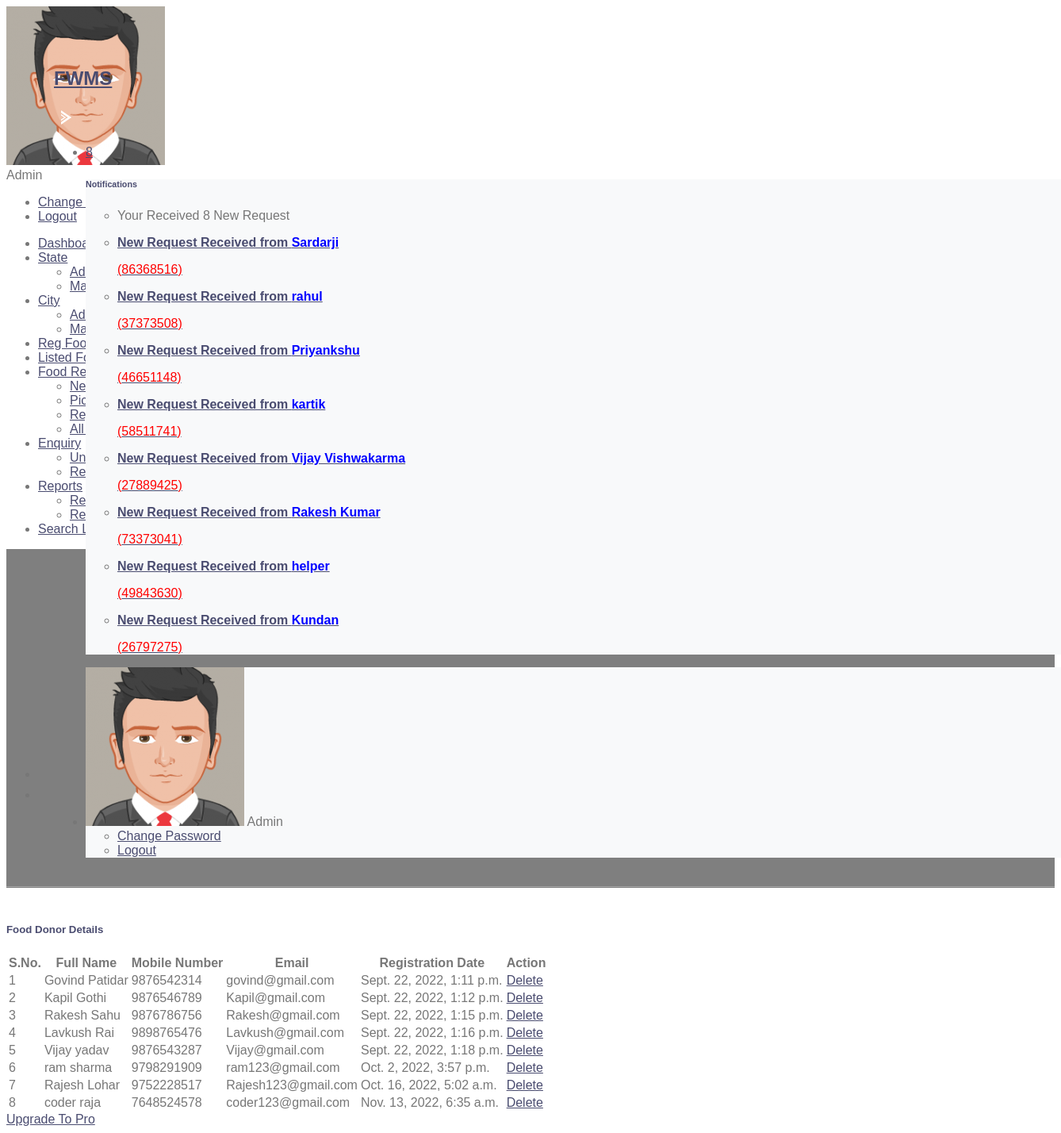
Page /regFoodDonor (signed in) on the committed database.
### foodwaste/models.py (models this page shows, shortened)
class Foodrequests(models.Model):
    food = models.ForeignKey(Food, on_delete=models.CASCADE, null=True)
    requestNumber = models.CharField(max_length=150, null=True)
    fullName = models.CharField(max_length=250, null=True)
    mobileNumber = models.CharField(max_length=15, null=True)
    message = models.CharField(max_length=350, null=True)
    requestDate = models.DateTimeField(auto_now_add=True)
    status = models.CharField(max_length=50, null=True) #tobc
    donorRemark = models.CharField(max_length=250, null=True)
    requestCompletionDate = models.DateField(null=True)

class Donor(models.Model):
    user = models.ForeignKey(User, on_delete=models.CASCADE, null=True)
    MobileNumber = models.CharField(max_length=100, null=True)
    RegDate = models.DateTimeField(auto_now_add=True)

### foodwaste/views.py (the view)
# urls.py: path('regFoodDonor', regFoodDonor, name='regFoodDonor'),
def regFoodDonor(request):
    if not request.user.is_authenticated:
        return redirect('admin_login')
    donor = Donor.objects.all()
    return render(request, 'admin/regFoodDonor.html', locals())

### foodwaste/templatetags/custom_tag.py (called while the page is built)
@register.filter(name = 'notification')
def notification(obj):
    foodrequest  = Foodrequests.objects.filter(status=None)
    return foodrequest

@register.simple_tag()
def notificationcount(*args, **kwargs):
    foodrequestcount  = Foodrequests.objects.filter(status=None).count()
    return foodrequestcount

### foodwaste/templates/admin/regFoodDonor.html (shortened to what this page needs)
{% extends 'admin_base.html' %}
{% load static %}
{% block main %}
<section class="pcoded-main-container">
    <div class="pcoded-content">
        <div class="page-header">
            <div class="page-block">
                <div class="row align-items-center">
                    <div class="col-md-12">
                        <div class="page-header-title">
                            <h5 class="m-b-10">Reg. Food Donor</h5>
                        </div>
                        <ul class="breadcrumb">
                            <li class="breadcrumb-item"><a href="{% url 'dashboard' %}"></a></li>
                            <li class="breadcrumb-item"><a href="">Reg. Food Donor</a></li>
                        </ul>
                    </div>
                </div>
            </div>
        </div>
        <div class="row">
            <div class="col-md-12">
                <div class="card">
                    <div class="card-header">
                        <h5>Food Donor Details</h5>
                    </div>
                    <div class="card-body table-border-style">
                        <div class="table-responsive">
                            <table class="table">
                                <thead>
                                <tr>
                                    <th class="ml-5">S.No.</th>
                                    <th>Full Name</th>
                                    <th>Mobile Number</th>
                                    <th>Email</th>
                                    <th>Registration Date</th>
                                    <th>Action</th>
                                </tr>
                                </thead>
                                <tbody>
                                {% for i in donor %}
                                <tr>
                                    <td>{{forloop.counter}}</td>
                                    <td>{{i.user.first_name}} {{i.user.last_name}}</td>
                                    <td>{{i.MobileNumber}}</td>
                                    <td>{{i.user.username}}</td>
                                    <td>{{i.RegDate}}</td>
                                    <td><a href="{% url 'deleteDonor' i.id %}" class="text-danger" onclick="return confirm('Are You Sure?')">Delete</a></td>
                                </tr>
                                {% endfor %}
                                </tbody>
                            </table>
                        </div>
                    </div>
                </div>
            </div>
        </div>
    </div>
</section>
{% endblock %}

### foodwaste/templates/admin_base.html (shortened to what this page needs)
{% load static %}
{% load custom_tag %}
<!DOCTYPE html>
<html lang="en">
<head>
    <link rel="stylesheet" href="{% static 'assets/css/style.css' %}">
</head>
<body class="">
<nav class="pcoded-navbar  ">
    <div class="navbar-wrapper  ">
        <div class="navbar-content scroll-div ">
            <div class="">
                <div class="main-menu-header">
                    <img class="img-radius" src="{% static 'assets/images/user/avatar-2.png' %}" alt="User-Profile-Image">
                    <div class="user-details">
                        <div id="more-details">Admin</div>
                    </div>
                </div>
                <div class="collapse" id="nav-user-link">
                    <ul class="list-unstyled">
                        <li class="list-group-item"><a href="{% url 'changePassword' %}">Change Password</a>
                        </li>
                        <li class="list-group-item"><a href="/logout">Logout</a></li>
                    </ul>
                </div>
            </div>
            <ul class="nav pcoded-inner-navbar ">
                <li class="nav-item">
                    <a href="{% url 'dashboard' %}" class="nav-link "><span class="pcoded-micon"></span><span
                            class="pcoded-mtext">Dashboard</span></a>
                </li>
                <li class="nav-item pcoded-hasmenu">
                    <a href="#" class="nav-link "><span class="pcoded-micon"></span><span
                            class="pcoded-mtext">State</span></a>
                    <ul class="pcoded-submenu">
                        <li><a href="{% url 'addState' %}">Add State</a></li>
                        <li><a href="{% url 'manageState' %}">Manage State</a></li>
                    </ul>
                </li>
                <li class="nav-item pcoded-hasmenu">
                    <a href="#" class="nav-link "><span class="pcoded-micon"></span><span
                            class="pcoded-mtext">City</span></a>
                    <ul class="pcoded-submenu">
                        <li><a href="{% url 'addCity' %}">Add City</a></li>
                        <li><a href="{% url 'manageCity' %}">Manage City</a></li>
                    </ul>
                </li>
                <li class="nav-item">
                    <a href="{% url 'regFoodDonor' %}" class="nav-link "><span class="pcoded-mtext">Reg Food Donor</span></a>
                </li>
                <li class="nav-item">
                    <a href="{% url 'listedFood' %}" class="nav-link "><span class="pcoded-mtext">Listed Food</span></a>
                </li>
                <li class="nav-item pcoded-hasmenu">
                    <a href="#" class="nav-link "><span class="pcoded-mtext">Food Request</span></a>
                    <ul class="pcoded-submenu">
                        <li><a href="{% url 'newRequest' %}">New Request</a></li>
                        <li><a href="{% url 'completeRequest' %}">Picked/Take Away/Completed</a></li>
                        <li><a href="{% url 'rejectRequest' %}">Rejected Request</a></li>
                        <li><a href="{% url 'allRequest' %}">All Request</a></li>
                    </ul>
                </li>
                <li class="nav-item pcoded-hasmenu">
                    <a href="#" class="nav-link "><span class="pcoded-micon"></span><span
                            class="pcoded-mtext">Enquiry</span></a>
                    <ul class="pcoded-submenu">
                        <li><a href="{% url 'unreadEnquiry' %}">Unread Enquiry</a></li>
                        <li><a href="{% url 'readEnquiry' %}">Read Enquiry</a></li>
                    </ul>
                </li>
                <li class="nav-item pcoded-hasmenu">
                    <a href="#" class="nav-link "><span class="pcoded-micon"></span><span
                            class="pcoded-mtext">Reports</span></a>
                    <ul class="pcoded-submenu">
                        <li><a href="{% url 'reportDonatedFood' %}">Report of Donated Food</a></li>
                        <li><a href="{% url 'reportregfoodDonor' %}">Report of Reg Food Donor</a></li>
                    </ul>
                </li>
                <li class="nav-item">
                    <a href="{% url 'searchFood' %}" class="nav-link "><span class="pcoded-mtext">Search Listed Food</span></a>
                </li>
            </ul>
        </div>
    </div>
</nav>
<header class="navbar pcoded-header navbar-expand-lg navbar-light header-dark">
    <div class="m-header">
        <a href="#!" class="b-brand">
            <h2>FWMS</h2>
            <img src="{% static 'assets/images/logo-icon.png' %}" alt="" class="logo-thumb">
        </a>
    </div>
    <div class="collapse navbar-collapse">
        <ul class="navbar-nav ml-auto">
            <li>
                <div class="dropdown">
                    <a class="dropdown-toggle" href="#" data-toggle="dropdown">
                        <span class="badge badge-pill badge-danger">{% notificationcount %}</span>
                    </a>
                    <div class="dropdown-menu dropdown-menu-right notification">
                        <div class="noti-head">
                            <h6 class="d-inline-block m-b-0">Notifications</h6>
                        </div>
                        <ul class="noti-body">
                            <li class="n-title">
                                <p class="m-b-0">Your Received {% notificationcount %} New Request</p>
                            </li>
                            {% for i in ""|notification %}
                            <li class="notification">
                                <a href="{% url 'newRequest' %}">
                                <div class="media">
                                    <div class="media-body">
                                        <p><strong>New Request Received from <span style="color: blue">{{i.fullName}}</span></strong></p>
                                        <p style="color: red;">({{i.requestNumber}})</p>
                                    </div>
                                </div> </a>
                            </li>
                            {% empty %}
                            <li style="text-align : center">No Records Found</li>
                            {% endfor %}
                        </ul>
                    </div>
                </div>
            </li>
            <li>
                <div class="dropdown drp-user">
                    <div class="dropdown-menu dropdown-menu-right profile-notification">
                        <div class="pro-head">
                            <img src="{% static 'assets/images/user/avatar-2.png' %}" class="img-radius" alt="User-Profile-Image">
                            <span>Admin</span>
                        </div>
                        <ul class="pro-body">
                            <li><a href="{% url 'changePassword' %}" class="dropdown-item"> Change Password</a></li>
                            <li><a href="/logout" class="dropdown-item"> Logout</a></li>
                        </ul>
                    </div>
                </div>
            </li>
        </ul>
    </div>
</header>
{% block main %}
{% endblock %}
</body>
</html>

### foodwaste/static/css/style.css (style rules this page uses)
body { color: #777777; font-weight: 500; background: #ffffff; font-family: 'Quicksand', sans-serif; }
h1, h2, h3, h4, h5, h6 { color: #4a4c70; }
a { color: #4a4c70; transition: .3s; }
.navbar { position: relative; transition: .5s; z-index: 999; }
.navbar .dropdown-menu { margin-top: 0; border: 0; border-radius: 0; background: #f8f9fa; }
@media (min-width: 992px) { .navbar { position: absolute; width: 100%; top: 45px; padding: 20px 60px; background: transparent !important; border-bottom: 1px solid rgba(255, 255, 255, .3); z-index: 9; } }
.page-header { position: relative; margin-bottom: 45px; padding: 210px 0 90px 0; text-align: center; background: linear-gradient(rgba(0, 0, 0, .5), rgba(0, 0, 0, .5)), url(../img/page-header.jpg); background-attachment: fixed; background-position: center; background-repeat: no-repeat; background-size: cover; }
.page-header a { position: relative; padding: 0 12px; font-size: 22px; color: #ffffff; }
.page-header a::after { position: absolute; content: "/"; width: 8px; height: 8px; top: -2px; right: -7px; text-align: center; color: #ffffff; }
.page-header a:last-child::after { display: none; }

### rows in the picture
Foodrequests: fullName "Sardarji", requestNumber "86368516"
Foodrequests: fullName "rahul", requestNumber "37373508"
Foodrequests: fullName "Priyankshu", requestNumber "46651148"
Foodrequests: fullName "kartik", requestNumber "58511741"
Foodrequests: fullName "Vijay Vishwakarma", requestNumber "27889425"
Foodrequests: fullName "Rakesh Kumar", requestNumber "73373041"
Foodrequests: fullName "helper", requestNumber "49843630"
Foodrequests: fullName "Kundan", requestNumber "26797275"
Donor: user.first_name "Govind", user.last_name "Patidar", MobileNumber "9876542314", user.username "govind@gmail.com", RegDate "Sept. 22, 2022, 1:11 p.m."
Donor: user.first_name "Kapil", user.last_name "Gothi", MobileNumber "9876546789", user.username "Kapil@gmail.com", RegDate "Sept. 22, 2022, 1:12 p.m."
Donor: user.first_name "Rakesh", user.last_name "Sahu", MobileNumber "9876786756", user.username "Rakesh@gmail.com", RegDate "Sept. 22, 2022, 1:15 p.m."
Donor: user.first_name "Lavkush", user.last_name "Rai", MobileNumber "9898765476", user.username "Lavkush@gmail.com", RegDate "Sept. 22, 2022, 1:16 p.m."
Donor: user.first_name "Vijay", user.last_name "yadav", MobileNumber "9876543287", user.username "Vijay@gmail.com", RegDate "Sept. 22, 2022, 1:18 p.m."
Donor: user.first_name "ram", user.last_name "sharma", MobileNumber "9798291909", user.username "ram123@gmail.com", RegDate "Oct. 2, 2022, 3:57 p.m."
Donor: user.first_name "Rajesh", user.last_name "Lohar", MobileNumber "9752228517", user.username "Rajesh123@gmail.com", RegDate "Oct. 16, 2022, 5:02 a.m."
Donor: user.first_name "coder", user.last_name "raja", MobileNumber "7648524578", user.username "coder123@gmail.com", RegDate "Nov. 13, 2022, 6:35 a.m."
